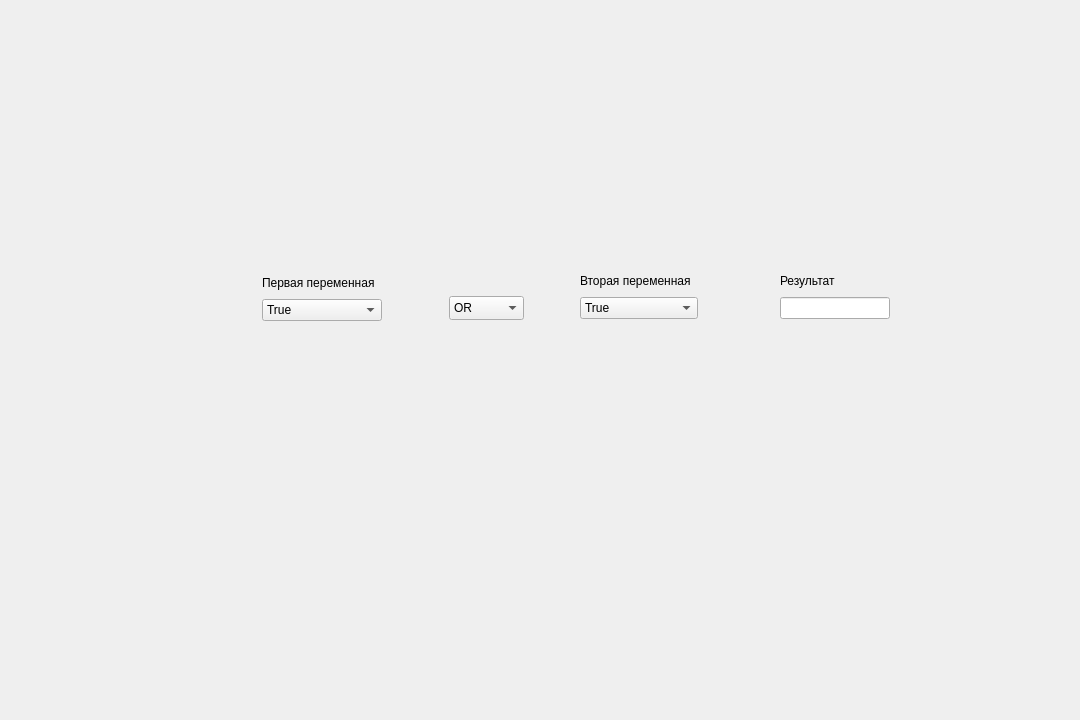
<?xml version="1.0" encoding="UTF-8"?>
<ui version="4.0">
 <class>Widget</class>
 <widget class="QWidget" name="Widget">
  <property name="geometry">
   <rect>
    <x>0</x>
    <y>0</y>
    <width>1080</width>
    <height>720</height>
   </rect>
  </property>
  <property name="windowTitle">
   <string>Widget</string>
  </property>
  <widget class="QComboBox" name="oprators_ComboBox">
   <property name="geometry">
    <rect>
     <x>449</x>
     <y>296</y>
     <width>75</width>
     <height>24</height>
    </rect>
   </property>
   <item>
    <property name="text">
     <string>OR</string>
    </property>
   </item>
   <item>
    <property name="text">
     <string>AND</string>
    </property>
   </item>
   <item>
    <property name="text">
     <string>-&gt;</string>
    </property>
   </item>
   <item>
    <property name="text">
     <string>EQ</string>
    </property>
   </item>
   <item>
    <property name="text">
     <string>XOR</string>
    </property>
   </item>
   <item>
    <property name="text">
     <string>NOR</string>
    </property>
   </item>
   <item>
    <property name="text">
     <string>NOT</string>
    </property>
   </item>
  </widget>
  <widget class="QLabel" name="error_Label">
   <property name="geometry">
    <rect>
     <x>10</x>
     <y>660</y>
     <width>191</width>
     <height>16</height>
    </rect>
   </property>
   <property name="text">
    <string/>
   </property>
  </widget>
  <widget class="QWidget" name="layoutWidget">
   <property name="geometry">
    <rect>
     <x>780</x>
     <y>270</y>
     <width>110</width>
     <height>49</height>
    </rect>
   </property>
   <layout class="QVBoxLayout" name="result_Layout">
    <item>
     <widget class="QLabel" name="reusult_Label">
      <property name="text">
       <string>Результат</string>
      </property>
     </widget>
    </item>
    <item>
     <widget class="QLineEdit" name="result_Line">
      <property name="readOnly">
       <bool>true</bool>
      </property>
     </widget>
    </item>
   </layout>
  </widget>
  <widget class="QWidget" name="">
   <property name="geometry">
    <rect>
     <x>262</x>
     <y>272</y>
     <width>120</width>
     <height>49</height>
    </rect>
   </property>
   <layout class="QVBoxLayout" name="firstElement_Layout">
    <item>
     <widget class="QLabel" name="firstElement_Label">
      <property name="text">
       <string>Первая переменная</string>
      </property>
     </widget>
    </item>
    <item>
     <widget class="QComboBox" name="firstElement_comboBox">
      <item>
       <property name="text">
        <string>True</string>
       </property>
      </item>
      <item>
       <property name="text">
        <string>False</string>
       </property>
      </item>
     </widget>
    </item>
   </layout>
  </widget>
  <widget class="QWidget" name="">
   <property name="geometry">
    <rect>
     <x>580</x>
     <y>270</y>
     <width>118</width>
     <height>49</height>
    </rect>
   </property>
   <layout class="QVBoxLayout" name="secondElement_Layout">
    <item>
     <widget class="QLabel" name="secondElement_Label">
      <property name="text">
       <string>Вторая переменная</string>
      </property>
     </widget>
    </item>
    <item>
     <widget class="QComboBox" name="secondElement_comboBox">
      <item>
       <property name="text">
        <string>True</string>
       </property>
      </item>
      <item>
       <property name="text">
        <string>False</string>
       </property>
      </item>
     </widget>
    </item>
   </layout>
  </widget>
 </widget>
 <resources/>
 <connections/>
</ui>
